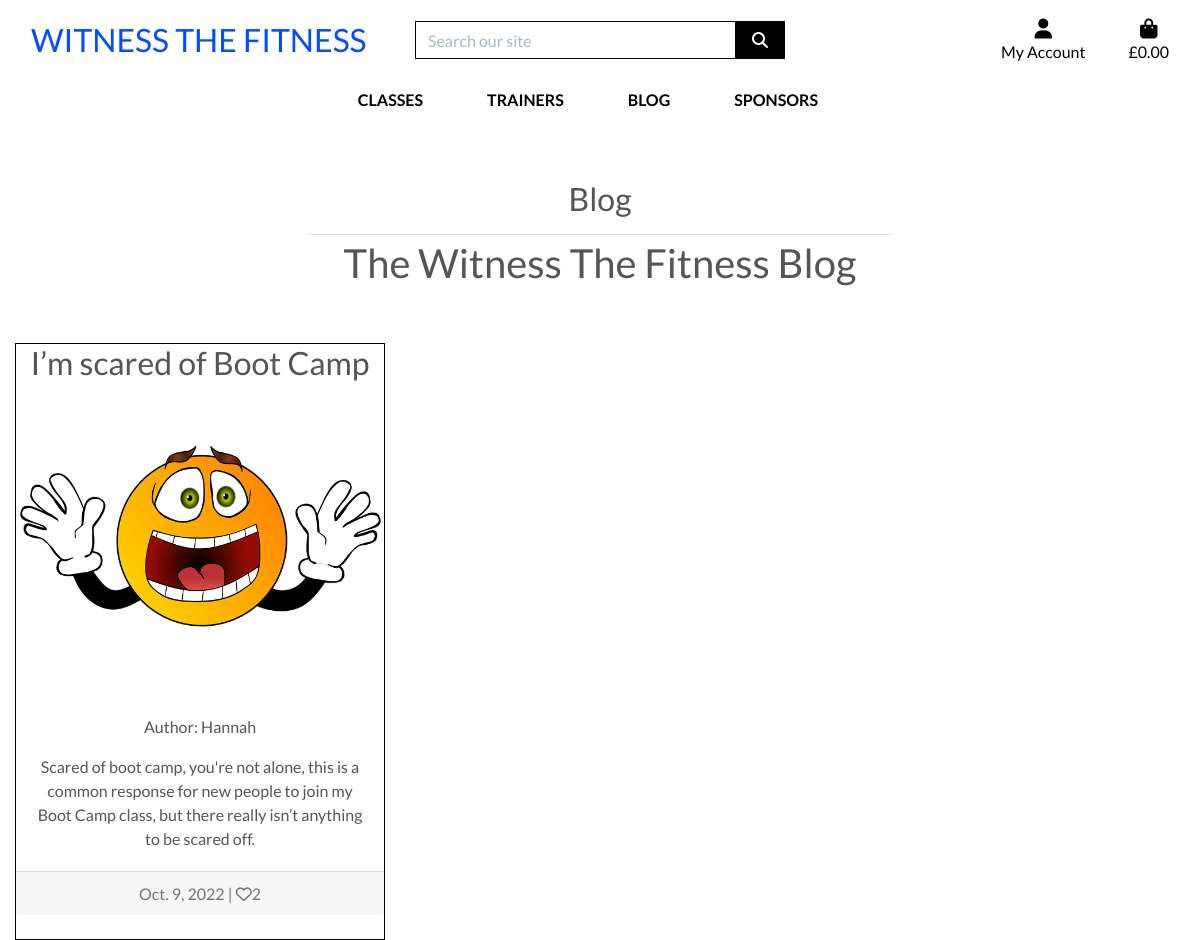
Screenshot of /blog/ with the database file from the repository.
### blog/models.py (models this page shows, shortened)
class Post(models.Model):
    title = models.CharField(max_length=200, unique=True)
    slug = models.SlugField(max_length=200, unique=True)
    author = models.ForeignKey(User, on_delete=models.CASCADE, related_name="blog_posts")
    created_on = models.DateField(auto_now_add=True)
    featured_image = models.ImageField(null=True, blank=True)
    content = models.TextField()
    excerpt = models.TextField(blank=True)
    updated_on = models.DateTimeField(auto_now=True)
    status = models.IntegerField(choices=STATUS, default=0)
    likes = models.ManyToManyField(UserProfile, related_name="post_likes", blank=True)
    class Meta:
        ordering = ["-created_on"]
    prepopulated_fields = {'slug': slugify}
    def number_of_likes(self):
        return self.likes.count()

### blog/views.py (the view)
# urls.py: path('', views.PostList.as_view(), name='blog'),
class PostList(generic.ListView):
    model = Post
    queryset = Post.objects.filter(status=1).order_by('-created_on')
    template_name = 'blog/posts.html'
    paginate_by = 6

### bag/contexts.py (called while the page is built, shortened)
def bag_contents(request):
    bag_items = []
    total = 0
    product_count = 0
    bag = request.session.get('bag', {})
    context = {
        'bag_items': bag_items,
        'total': total,
        'product_count': product_count,
    }
    return context

### blog/templates/blog/posts.html (shortened to what this page needs)
{% extends "base.html" %}
{% load static %}
{% block page_header %}
    <div class="container header-container">
    </div>
{% endblock %}
{% block content %}
<div class="overlay"></div>
<div class="container-fluid">
    <div class="row">
        <div class="col text-center mt-3">
            <h2 class=>Blog</h2>
            <hr class="w-50 mb-1">
        </div>
    </div>
    <div class="row">
        <div class="col-md-6 offset-md-3 text-center">
            {% if user.is_authenticated %}
                <p>Hi <strong>{{user.username}}</strong></p>
                <p>Welcome to The Witness The Fitness Blog</p>
            {% else %}
                <h1><span class="brand">The Witness The Fitness Blog</span></h1>
            {% endif %}
        </div>
    </div>
</div>
<div class="container-fluid mt-5">
    <div class="row">
        <div class="col-12 left">
            <div class="row">
            {% for post in post_list %}
                <div class="col-sm-6 col-md-6 col-lg-4">
                    <div class="index-card mb-4 h-100 text-center">
                        <div class="card-title">
                            <h2>{{ post.title }}</h2>
                        </div>
                        {% if post.featured_image %}
                            <a href="{% url 'post_detail' post.slug %}" class="post-link">
                                <img class="card-img-top img-fluid" src=" {{ post.featured_image.url }}" alt="post-image">
                            </a>
                        {% else %}
                            <a href="{% url 'post_detail' post.slug %}" class="post-link">
                                <img class="card-img-top img-fluid" src=" {{ MEDIA_URL }}noimage.png" alt="post-image">
                            </a>
                        {% endif %}
                        <div class="card-body">
                            <p class="author index-brand">Author: {{ post.author }}</p>
                            <p class="card-text text-center index-brand">{{ post.excerpt }}</p>
                        </div>
                        <div class="card-footer">
                            <p class="card-text text-muted h6">{{ post.created_on }} | <i
                                class="far fa-heart"></i>{{ post.number_of_likes }}</p>
                        </div>
                    </div>
                </div>
            {% endfor %}
            </div>
        </div>
    </div>
</div>
{% endblock %}

### static/css/base.css (style rules this page uses)
html { height: 100%; }
body { background: url('/media/homepage_background.jpg') no-repeat center center fixed; background-size: cover; height: calc(100vh - 164px); color: #555; font-family: 'Lato'; }
.overlay { height: 100%; width: 100%; top: 0; left: 0; position: fixed; background: white; z-index: -1; }
.index-card { border: 1px solid #000000; background-color: transparent; }
.card-img-top { width: 100%; height: 25vw; object-fit: scale-down; }
@media (min-width: 1200px) { .container { max-width: 80%; } }
@media (min-width: 992px) { .header-container { padding-top: 164px; } }

### rows the page displays
Post: title "I’m scared of Boot Camp", featured_image (picture), author "Hannah", excerpt "Scared of boot camp, you're not alone, this is a common response for new people to join my Boot Camp class, but there really isn’t anything to be scared off.", created_on "Oct. 9, 2022", number_of_likes "2"
